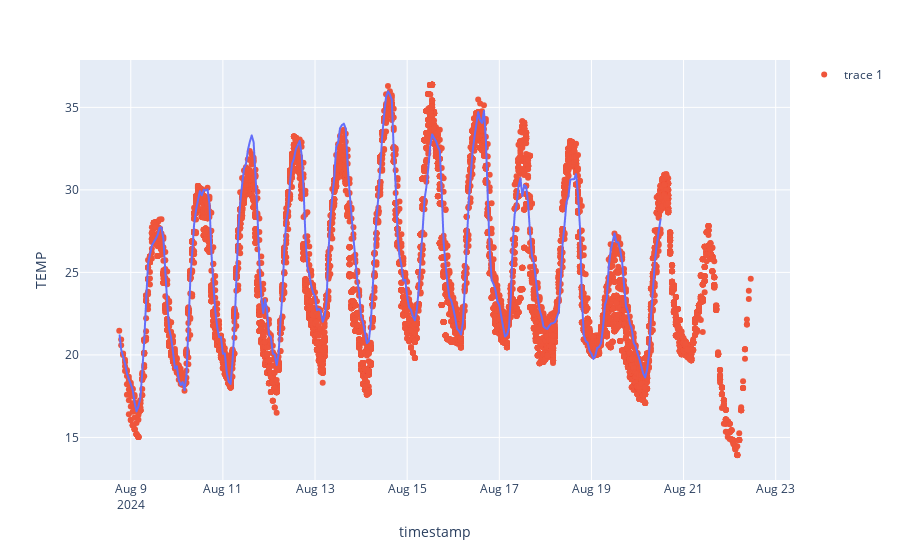

Write notebook code for a chart like this one.
### Code cell
brno_data = df_current.loc[df_current['location_name']=='Brno']

fig = px.line(brno_data, x='timestamp', y='TEMP')
fig.add_scatter(x=brno_data['pred_timestamp'], y=brno_data['pred_feels_like'], mode='markers')
fig.show()

### Figure 1 — Plotly figure (JSON) as saved in the notebook; plotly's stock layout.template omitted (floating-point values rounded to 4 significant figures; data arrays with more than 128 entries replaced by an {"elided": "..."} marker saying what was removed)
{"data": [{"hovertemplate": "timestamp=%{x}<br>TEMP=%{y}<extra></extra>", "legendgroup": "", "line": {"color": "#636efa", "dash": "solid"}, "marker": {"symbol": "circle"}, "mode": "lines", "name": "", "showlegend": false, "type": "scattergl", "x": {"elided": "13344 str values"}, "xaxis": "x", "y": {"elided": "13344 float values"}, "yaxis": "y"}, {"mode": "markers", "type": "scatter", "x": {"elided": "13344 str values"}, "y": {"elided": "13344 float values"}}], "layout": {"legend": {"tracegroupgap": 0}, "margin": {"t": 60}, "xaxis": {"anchor": "y", "domain": [0, 1], "title": {"text": "timestamp"}}, "yaxis": {"anchor": "x", "domain": [0, 1], "title": {"text": "TEMP"}}}}
